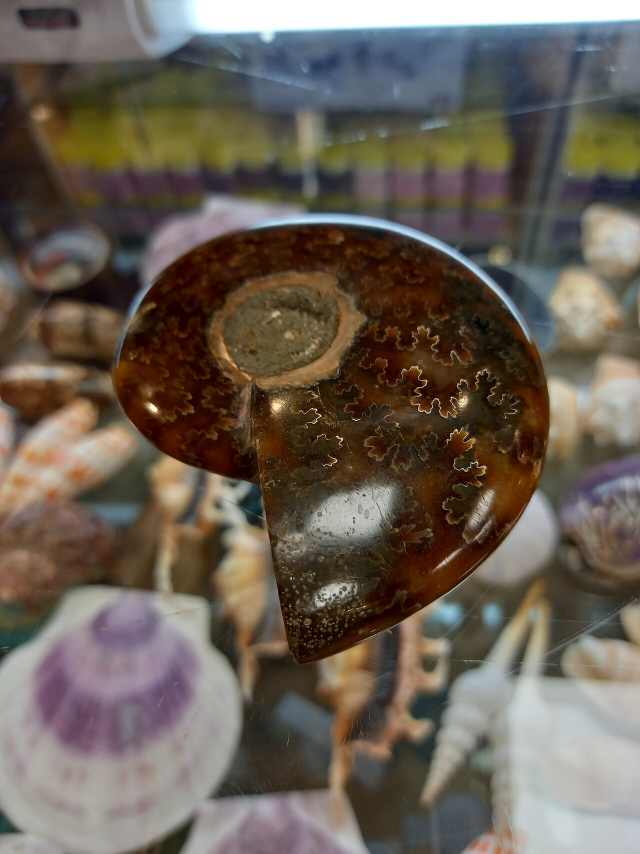
#> input picture assets/idol/inputs/fossil-01.jpg, 1280 x 1707 px, found by its file name (shown at 1/2 size)
$ python sidebyside.py ../../assets/idol/inputs/fossil-01.jpg ../../assets/idol/inputs/horn-01.jpg ../../assets/idol/inputs/horn-01.jpg
#> lines starting #> are read from the running program, lines starting #| are printed output that depends on the picture
#!/usr/bin/env python3
"""Blind A/B sheets for the owner: sidebyside.py <dirA> <dirB> <out.jpg>
One row per shot present in both runs, A|B at 640x360 each. Which build is on the left is shuffled per shot with a fixed seed and
written to <out>.key.json (open it only after choosing). Rows are cut into sheets of 6: out.jpg, out_2.jpg, ..."""
import glob, json, os, random, sys
from PIL import Image, ImageDraw


def build(a, b, out, per_sheet=6):
#> called with a = '../../assets/idol/inputs/fossil-01.jpg', b = '../../assets/idol/inputs/horn-01.jpg', out = '../../assets/idol/inputs/horn-01.jpg', per_sheet = 6
    names = sorted(os.path.basename(p)[:-4] for p in glob.glob(os.path.join(a, "*.jpg")) if not os.path.basename(p).startswith("contact_"))
    names = [n for n in names if os.path.exists(os.path.join(b, n + ".jpg"))]
    rng = random.Random(7)
    key = {}
    base = out[:-4]
    for s in range(0, len(names), per_sheet):
        chunk = names[s:s + per_sheet]
        sheet = Image.new("RGB", (1280 + 8, 360 * len(chunk)), (0, 0, 0))
#> sheet: PIL image 1288x360 RGB; every value is 0
        for k, n in enumerate(chunk):
            swap = rng.random() < 0.5
            left, right = (b, a) if swap else (a, b)
            key[n] = {"left": os.path.basename(os.path.normpath(left)), "right": os.path.basename(os.path.normpath(right))}
            sheet.paste(Image.open(os.path.join(left, n + ".jpg")).convert("RGB").resize((640, 360), Image.LANCZOS), (0, k * 360))
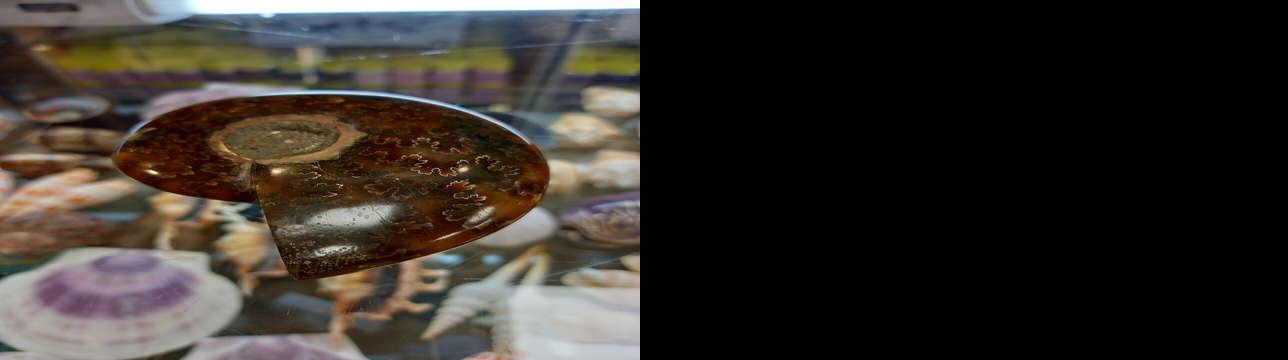
#> sheet: PIL image 1288x360 RGB; mean R, G, B 52.8, 47.8, 42.4
            sheet.paste(Image.open(os.path.join(right, n + ".jpg")).convert("RGB").resize((640, 360), Image.LANCZOS), (648, k * 360))
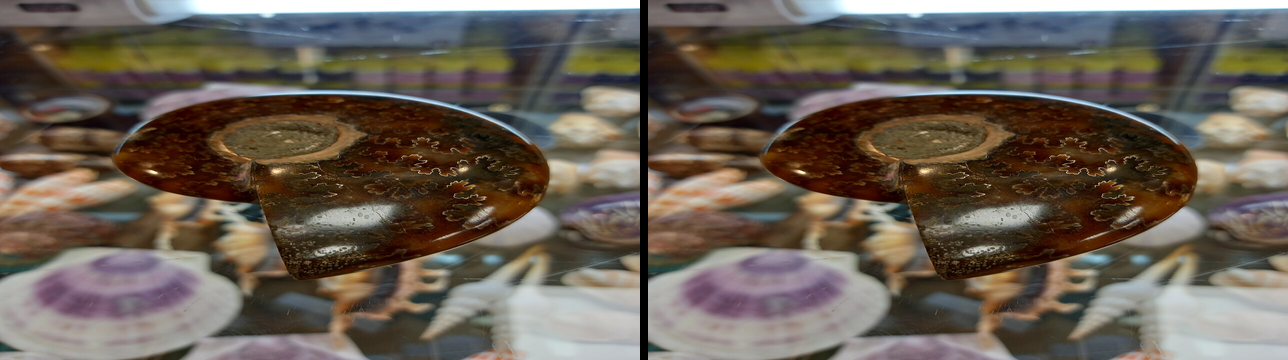
#> sheet: PIL image 1288x360 RGB; mean R, G, B 105.6, 95.6, 84.8
            ImageDraw.Draw(sheet).text((6, k * 360 + 4), n, fill=(255, 255, 255))
        sheet.save(out if s == 0 else "%s_%d.jpg" % (base, s // per_sheet + 1), quality=85)
    json.dump(key, open(out + ".key.json", "w"), indent=1)
    print("wrote %d rows to %s*.jpg, key in %s.key.json" % (len(names), base, out))


if __name__ == "__main__":
    build(sys.argv[1], sys.argv[2], sys.argv[3])

$ run again, on assets/idol/inputs/horn-01.jpg
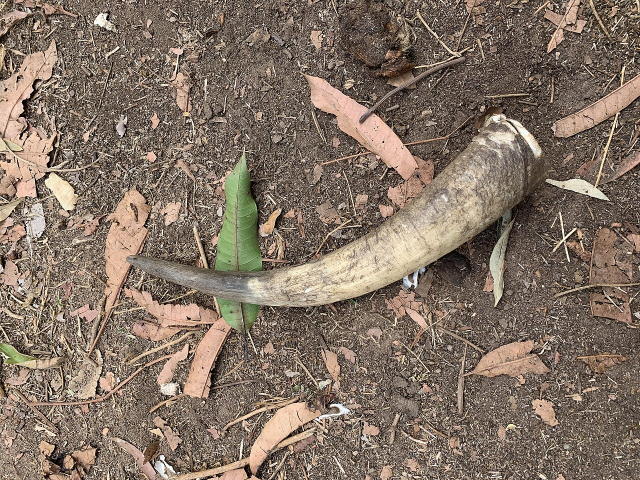
#> input picture assets/idol/inputs/horn-01.jpg, 1280 x 960 px, given as the content of the folder ../../assets/idol/inputs/horn-01.jpg, which was not available (shown at 1/2 size)
#> in build, `sheet.paste(Image.open(os.path.join(left, n + ".jpg")).convert("RGB")...`:
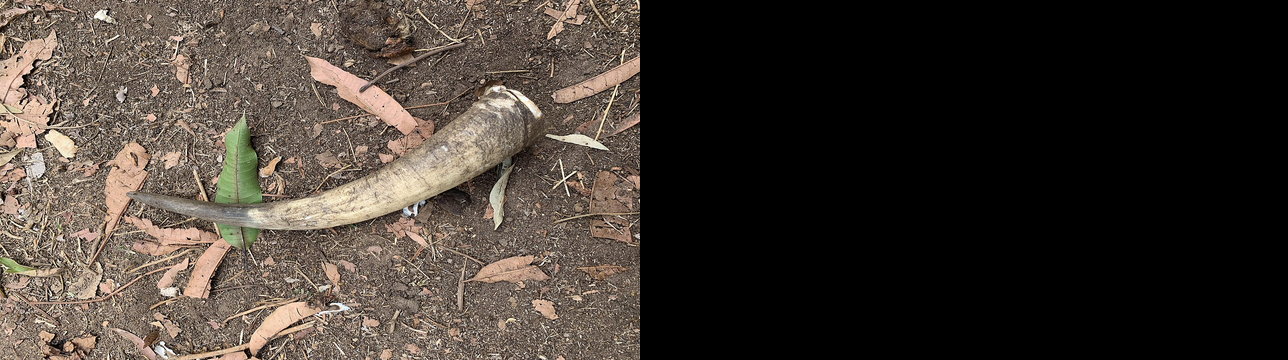
#> sheet: PIL image 1288x360 RGB; mean R, G, B 65.3, 57.3, 50.4
#> in build, `sheet.paste(Image.open(os.path.join(right, n + ".jpg")).convert("RGB")..`:
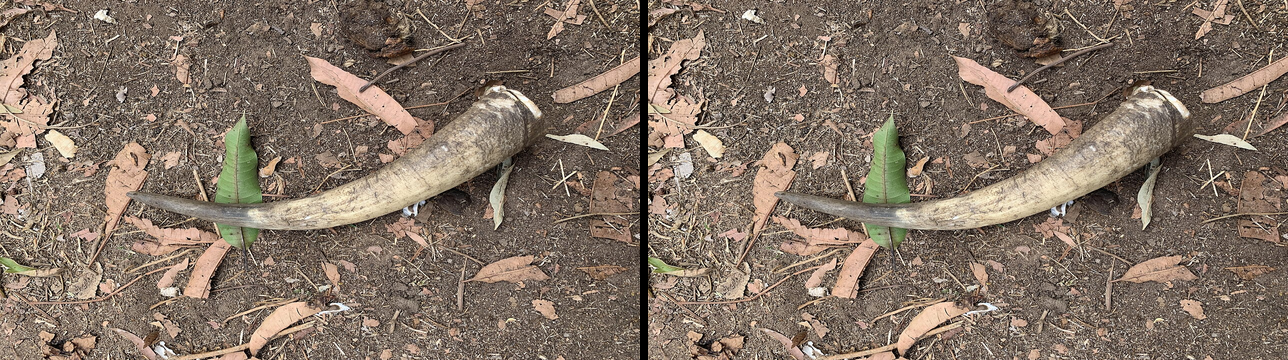
#> sheet: PIL image 1288x360 RGB; mean R, G, B 130.7, 114.6, 100.9

$ run again, on assets/idol/inputs/rock-01.jpg
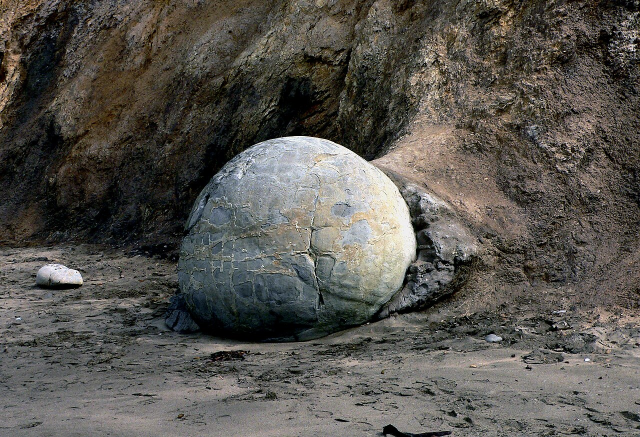
#> input picture assets/idol/inputs/rock-01.jpg, 1280 x 874 px, given as the content of the folder ../../assets/idol/inputs/rock-01.jpg, which was not available (shown at 1/2 size)
#> in build, `sheet.paste(Image.open(os.path.join(left, n + ".jpg")).convert("RGB")...`:
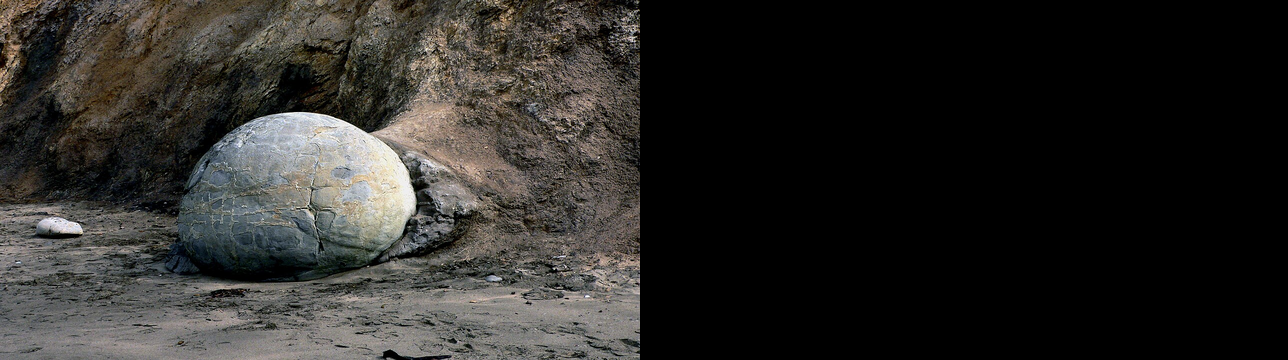
#> sheet: PIL image 1288x360 RGB; mean R, G, B 43.8, 42.5, 39.8
#> in build, `sheet.paste(Image.open(os.path.join(right, n + ".jpg")).convert("RGB")..`:
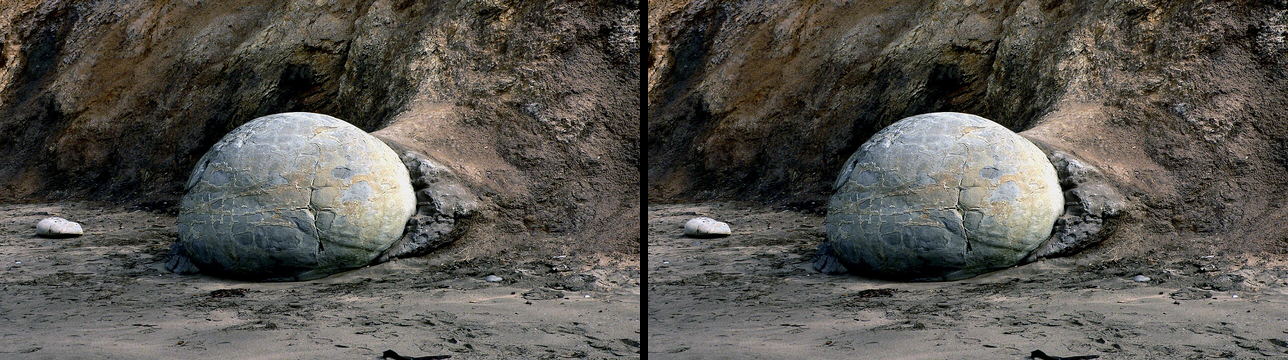
#> sheet: PIL image 1288x360 RGB; mean R, G, B 87.7, 85, 79.5
